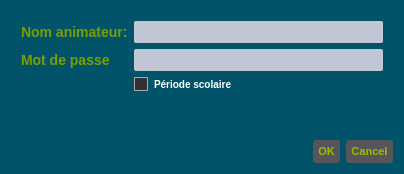
<?xml version="1.0" encoding="UTF-8"?>
<ui version="4.0">
 <class>Dialog</class>
 <widget class="QDialog" name="Dialog">
  <property name="geometry">
   <rect>
    <x>0</x>
    <y>0</y>
    <width>404</width>
    <height>174</height>
   </rect>
  </property>
  <property name="windowTitle">
   <string>Dialog</string>
  </property>
  <property name="styleSheet">
   <string notr="true">/*Copyright (c) DevSec Studio. All rights reserved.

MIT License

Permission is hereby granted, free of charge, to any person obtaining a copy
of this software and associated documentation files (the &quot;Software&quot;), to deal
in the Software without restriction, including without limitation the rights
to use, copy, modify, merge, publish, distribute, sublicense, and/or sell
copies of the Software, and to permit persons to whom the Software is
furnished to do so, subject to the following conditions:

The above copyright notice and this permission notice shall be included in all
copies or substantial portions of the Software.

THE SOFTWARE IS PROVIDED *AS IS*, WITHOUT WARRANTY OF ANY KIND, EXPRESS OR
IMPLIED, INCLUDING BUT NOT LIMITED TO THE WARRANTIES OF MERCHANTABILITY,
FITNESS FOR A PARTICULAR PURPOSE AND NONINFRINGEMENT. IN NO EVENT SHALL THE
AUTHORS OR COPYRIGHT HOLDERS BE LIABLE FOR ANY CLAIM, DAMAGES OR OTHER
LIABILITY, WHETHER IN AN ACTION OF CONTRACT, TORT OR OTHERWISE, ARISING FROM,
OUT OF OR IN CONNECTION WITH THE SOFTWARE OR THE USE OR OTHER DEALINGS IN THE SOFTWARE.
*/

/*-----QWidget-----*/
QWidget
{
		background-color: #005369;
        color: rgb(152, 192, 0);
		
}


/*-----QLabel-----*/
QLabel
{
	background-color: transparent;
	color: #7b9d00;
	font-size: 14px;
	font-weight: bold;

}


/*-----QPushButton-----*/
QPushButton
{
	background-color: rgb(86, 85, 90);
	color: rgb(152, 192, 0);
	font-size: 11px;
	font-weight: bold;
	border: none;
	border-radius: 3px;
	padding: 5px;

}


QPushButton::pressed
{
	background-color:  rgb(46, 45, 50) ;

}


/*-----QCheckBox-----*/
QCheckBox
{
	background-color: transparent;
	color: #fff;
	font-size: 10px;
	font-weight: bold;
	border: none;
	border-radius: 5px;

}


/*-----QCheckBox-----*/
QCheckBox::indicator
{
    color: #b1b1b1;
    background-color: #323232;
    border: 1px solid darkgray;
    width: 12px;
    height: 12px;

}


QCheckBox::indicator:checked
{
    image:url(&quot;./ressources/check.png&quot;);
	background-color: qlineargradient(spread:pad, x1:0, y1:0.511, x2:1, y2:0.511, stop:0 rgba(0, 172, 149, 255),stop:0.995192 rgba(54, 197, 177, 255));;
    border: 1px solid #607cff;

}


QCheckBox::indicator:unchecked:hover
{
    border: 1px solid #08b099;

}


QCheckBox::disabled
{
	color: #656565;

}


QCheckBox::indicator:disabled
{
	background-color: #656565;
	color: #656565;
    border: 1px solid #656565;

}


/*-----QLineEdit-----*/
QLineEdit
{
	background-color: #c2c7d5;
	color: #000;
	font-weight: bold;
	border: none;
	border-radius: 2px;
	padding: 3px;

}


/*-----QListView-----*/
QListView
{
	background-color: qlineargradient(spread:pad, x1:1, y1:0, x2:1, y2:1, stop:0 rgba(50, 61, 80, 255),stop:1 rgba(44, 49, 69, 255));
	color: #fff;
	font-size: 12px;
	font-weight: bold;
	border: 1px solid #191919;
	show-decoration-selected: 0;

}


QListView::item
{
	color: #31cecb;
	background-color: #454e5e;
	border: none;
	padding: 5px;
	border-radius: 0px;
	padding-left : 10px;
	height: 42px;

}

QListView::item:selected
{
	color: #31cecb;
	background-color: #454e5e;

}


QListView::item:!selected
{
	color:white;
	background-color: transparent;
	border: none;
	padding-left : 10px;

}


QListView::item:!selected:hover
{
	color: #bbbcba;
	background-color: #454e5e;
	border: none;
	padding-left : 10px;

}


/*-----QTreeView-----*/
QTreeView 
{
	background-color: #232939;
	show-decoration-selected: 0;
	color: #c2c8d7;

}


QTreeView::item 
{
	border-top-color: transparent;
	border-bottom-color: transparent;

}


QTreeView::item:hover 
{
	background-color: #606060;
	color: #fff;

}


QTreeView::item:selected 
{
	background-color: #0ab19a;
	color: #fff;

}


QTreeView::item:selected:active
{
	background-color: #0ab19a;
	color: #fff;

}


QTreeView::branch:has-children:!has-siblings:closed,
QTreeView::branch:closed:has-children:has-siblings 
{
	image: url(://tree-closed.png);

}

QTreeView::branch:open:has-children:!has-siblings,
QTreeView::branch:open:has-children:has-siblings  
{
	image: url(://tree-open.png);

}


/*-----QTableView &amp; QTableWidget-----*/
QTableView
{
    background-color: #232939;
	border: 1px solid gray;
    color: #f0f0f0;
    gridline-color: #232939;
    outline : 0;

}


QTableView::disabled
{
    background-color: #242526;
    border: 1px solid #32414B;
    color: #656565;
    gridline-color: #656565;
    outline : 0;

}


QTableView::item:hover 
{
    background-color: #606060;
    color: #f0f0f0;

}


QTableView::item:selected 
{
	background-color: #0ab19a;
    color: #F0F0F0;

}


QTableView::item:selected:disabled
{
    background-color: #1a1b1c;
    border: 2px solid #525251;
    color: #656565;

}


QTableCornerButton::section
{
	background-color: #343a49;
    color: #fff;

}


QHeaderView::section
{
	color: #fff;
	border-top: 0px;
	border-bottom: 1px solid gray;
	border-right: 1px solid gray;
	background-color: #343a49;
    margin-top:1px;
	margin-bottom:1px;
	padding: 5px;

}


QHeaderView::section:disabled
{
    background-color: #525251;
    color: #656565;

}


QHeaderView::section:checked
{
    color: #fff;
    background-color: #0ab19a;

}


QHeaderView::section:checked:disabled
{
    color: #656565;
    background-color: #525251;

}


QHeaderView::section::vertical::first,
QHeaderView::section::vertical::only-one
{
    border-top: 1px solid #353635;

}


QHeaderView::section::vertical
{
    border-top: 1px solid #353635;

}


QHeaderView::section::horizontal::first,
QHeaderView::section::horizontal::only-one
{
    border-left: 1px solid #353635;

}


QHeaderView::section::horizontal
{
    border-left: 1px solid #353635;

}


/*-----QScrollBar-----*/
QScrollBar:horizontal 
{
    background-color: transparent;
    height: 8px;
    margin: 0px;
    padding: 0px;

}


QScrollBar::handle:horizontal 
{
    border: none;
	min-width: 100px;
    background-color: #56576c;

}


QScrollBar::add-line:horizontal, 
QScrollBar::sub-line:horizontal,
QScrollBar::add-page:horizontal, 
QScrollBar::sub-page:horizontal 
{
    width: 0px;
    background-color: transparent;

}


QScrollBar:vertical 
{
    background-color: transparent;
    width: 8px;
    margin: 0;

}


QScrollBar::handle:vertical 
{
    border: none;
	min-height: 100px;
    background-color: #56576c;

}


QScrollBar::add-line:vertical, 
QScrollBar::sub-line:vertical,
QScrollBar::add-page:vertical, 
QScrollBar::sub-page:vertical 
{
    height: 0px;
    background-color: transparent;

}
</string>
  </property>
  <layout class="QVBoxLayout" name="verticalLayout">
   <item>
    <widget class="QWidget" name="widget" native="true">
     <property name="sizePolicy">
      <sizepolicy hsizetype="Preferred" vsizetype="Preferred">
       <horstretch>0</horstretch>
       <verstretch>0</verstretch>
      </sizepolicy>
     </property>
     <layout class="QFormLayout" name="formLayout">
      <property name="horizontalSpacing">
       <number>6</number>
      </property>
      <property name="verticalSpacing">
       <number>6</number>
      </property>
      <property name="leftMargin">
       <number>10</number>
      </property>
      <property name="topMargin">
       <number>10</number>
      </property>
      <property name="rightMargin">
       <number>10</number>
      </property>
      <property name="bottomMargin">
       <number>10</number>
      </property>
      <item row="0" column="0">
       <widget class="QLabel" name="labelNomAnim">
        <property name="text">
         <string>Nom animateur:</string>
        </property>
       </widget>
      </item>
      <item row="0" column="1">
       <widget class="QLineEdit" name="lineEditAnim">
        <property name="clearButtonEnabled">
         <bool>false</bool>
        </property>
       </widget>
      </item>
      <item row="2" column="0">
       <widget class="QLabel" name="labelMdp">
        <property name="text">
         <string>Mot de passe</string>
        </property>
       </widget>
      </item>
      <item row="2" column="1">
       <widget class="QLineEdit" name="lineEditMdp">
        <property name="echoMode">
         <enum>QLineEdit::Password</enum>
        </property>
        <property name="clearButtonEnabled">
         <bool>false</bool>
        </property>
       </widget>
      </item>
      <item row="3" column="1">
       <widget class="QCheckBox" name="checkBoxPeriodeScol">
        <property name="styleSheet">
         <string notr="true"/>
        </property>
        <property name="text">
         <string>Période scolaire</string>
        </property>
        <property name="checked">
         <bool>true</bool>
        </property>
       </widget>
      </item>
      <item row="4" column="1">
       <widget class="QLabel" name="labelErreur">
        <property name="sizePolicy">
         <sizepolicy hsizetype="Preferred" vsizetype="Preferred">
          <horstretch>0</horstretch>
          <verstretch>0</verstretch>
         </sizepolicy>
        </property>
        <property name="minimumSize">
         <size>
          <width>100</width>
          <height>0</height>
         </size>
        </property>
        <property name="text">
         <string/>
        </property>
       </widget>
      </item>
     </layout>
    </widget>
   </item>
   <item>
    <widget class="QDialogButtonBox" name="buttonBox">
     <property name="orientation">
      <enum>Qt::Horizontal</enum>
     </property>
     <property name="standardButtons">
      <set>QDialogButtonBox::Cancel|QDialogButtonBox::Ok</set>
     </property>
     <property name="centerButtons">
      <bool>false</bool>
     </property>
    </widget>
   </item>
  </layout>
 </widget>
 <resources/>
 <connections>
  <connection>
   <sender>buttonBox</sender>
   <signal>accepted()</signal>
   <receiver>Dialog</receiver>
   <slot>accept()</slot>
   <hints>
    <hint type="sourcelabel">
     <x>248</x>
     <y>254</y>
    </hint>
    <hint type="destinationlabel">
     <x>157</x>
     <y>274</y>
    </hint>
   </hints>
  </connection>
  <connection>
   <sender>buttonBox</sender>
   <signal>rejected()</signal>
   <receiver>Dialog</receiver>
   <slot>reject()</slot>
   <hints>
    <hint type="sourcelabel">
     <x>316</x>
     <y>260</y>
    </hint>
    <hint type="destinationlabel">
     <x>286</x>
     <y>274</y>
    </hint>
   </hints>
  </connection>
 </connections>
</ui>
